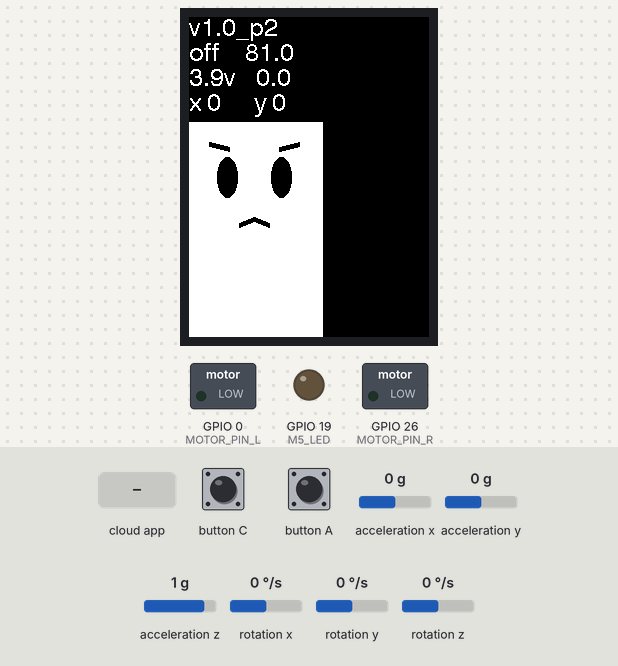
Bench run of a sketch on a simulated ESP32. Parts: 240×320 colour display, switched loads named in the sketch (green lamp = pin HIGH), output pins drawn as LEDs (lit = HIGH). Inputs (shaded band) come from the test bench; at power-on: rotation y 0 °/s, acceleration x 0 g, acceleration y 0 g, acceleration z 1 g, rotation x 0 °/s, rotation z 0 °/s. EEPROM starts erased; the RemoteXY app is connected.

Above: at 5.3 s.
5.4 s: button A pressed for 3.2 s
At 6.9 s:
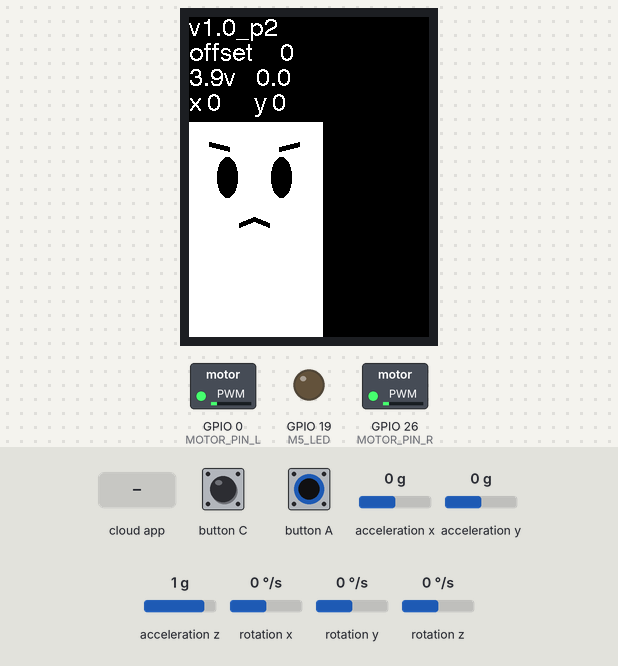
9.2 s: rotation y set to -192 °/s
At 9.94 s:
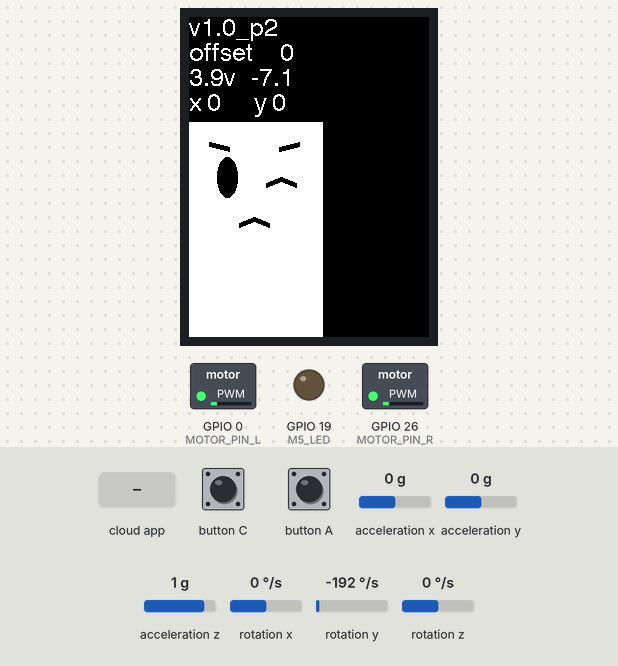
11.7 s: the phone or cloud app sets joystick_01_x to -100
At 11.94 s:
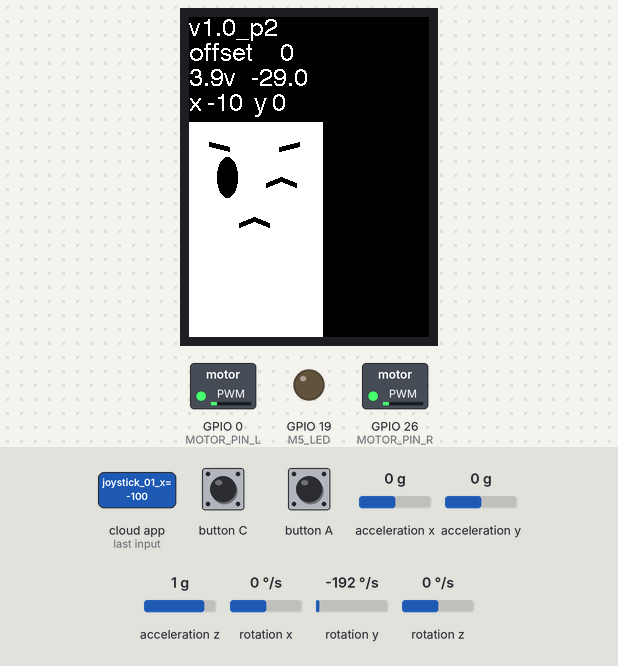
13.8 s: the phone or cloud app sets joystick_01_y to -100
At 14.12 s:
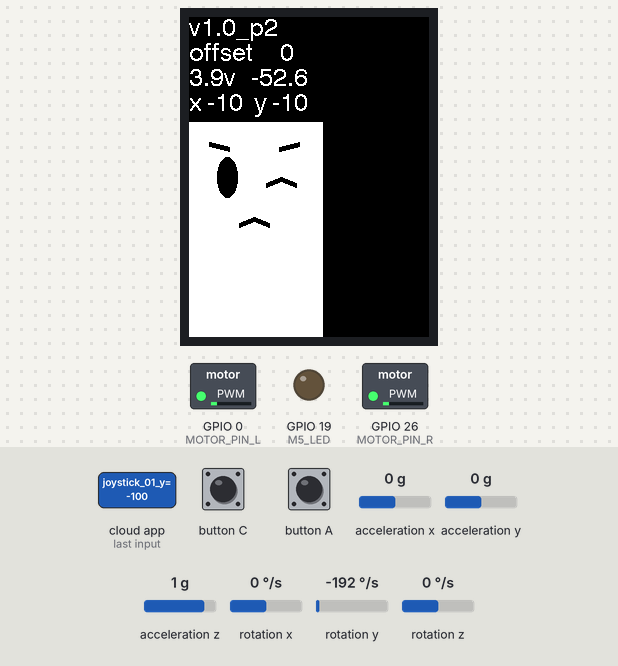
15.3 s: button A pressed for 1 s
At 16.7 s:
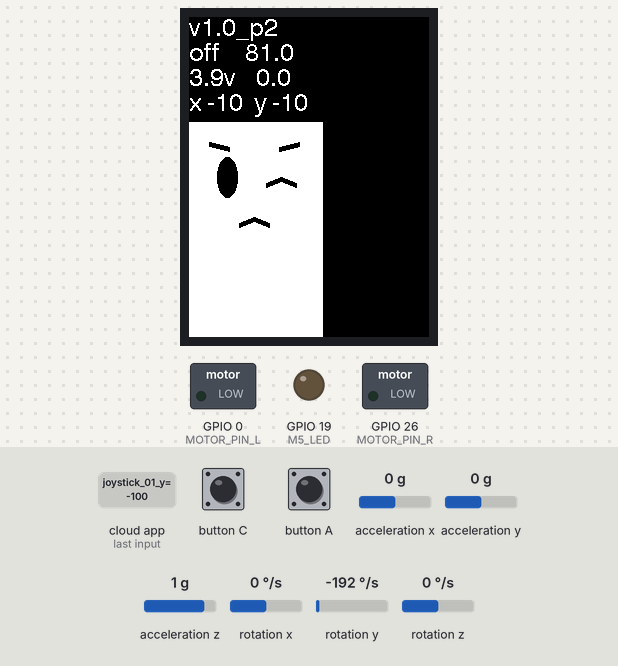
16.9 s: button C pressed for 3.2 s
At 21.7 s:
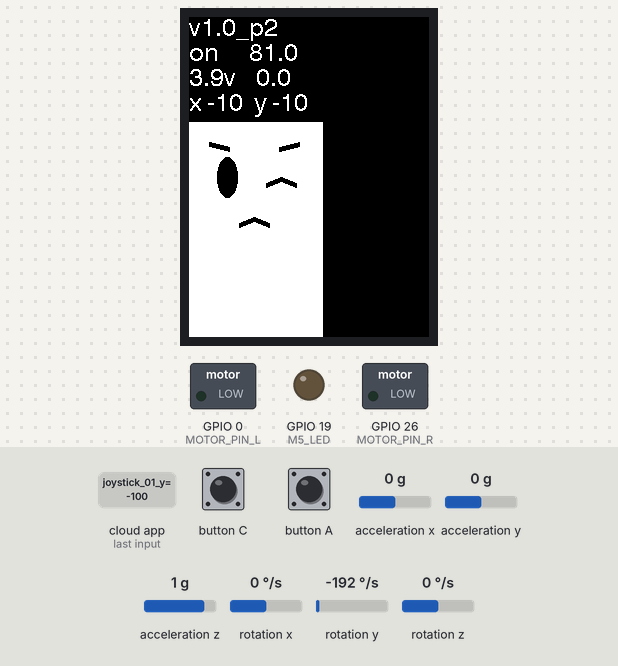
Timing chart, 0 to 23.2 s (numbered marks = the images above; inputs shaded):
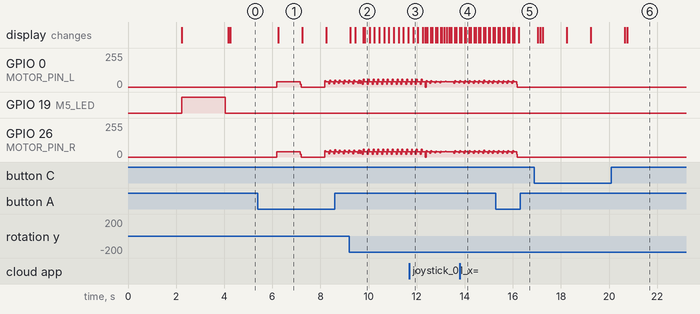

The sketch:

M5stick_plus_robo_v1.0.ino
```cpp
#define Ver "v1.0_p2"
// Interfaceのサポートページに載せたV1.0ベースでＭ5StickC_plus２テスト用


#include "EEPROM.h"
#include <M5Unified.h>
//#include <M5StickCPlus2.h> // M5Unified どちらでも行ける感じ
#include <Kalman.h>

#define REMOTEXY_MODE__ESP32CORE_BLE
#include <BLEDevice.h>
#include <RemoteXY.h>
#define REMOTEXY_BLUETOOTH_NAME "M5Stick2_IP2"

#pragma pack(push, 1)
uint8_t RemoteXY_CONF[] =   // 714 bytes
  { 255,4,0,217,0,195,2,19,0,0,0,0,31,2,126,200,200,80,1,1,
  5,0,67,0,251,127,10,0,253,202,6,64,8,201,68,30,53,25,100,85,
  3,115,70,36,8,94,178,1,16,80,0,73,0,68,0,83,112,100,0,4,
  22,115,9,90,70,76,130,7,160,2,26,12,7,158,25,25,0,2,25,7,
  255,30,26,78,111,46,48,0,49,32,58,32,83,112,101,101,100,95,99,97,
  108,0,50,32,58,32,107,80,0,51,32,58,32,107,73,0,52,32,58,32,
  107,68,0,53,32,58,32,107,115,112,100,0,54,32,58,32,107,100,115,116,
  0,78,111,46,55,0,78,111,46,56,0,78,111,46,57,0,49,48,32,58,
  32,80,105,116,99,104,95,111,102,102,115,101,116,50,0,49,49,32,58,32,
  109,111,116,111,114,95,111,102,102,115,101,116,76,0,49,50,32,58,32,109,
  111,116,111,114,95,111,102,102,115,101,116,82,0,78,111,46,49,51,0,78,
  111,46,49,52,0,78,111,46,49,53,0,78,111,46,49,54,0,78,111,46,
  49,55,0,78,111,46,49,56,0,78,111,46,49,57,0,78,111,46,50,48,
  0,111,112,116,105,111,110,32,50,49,0,111,112,116,105,111,110,32,50,50,
  0,111,112,116,105,111,110,32,50,51,0,111,112,116,105,111,110,32,50,52,
  0,111,112,116,105,111,110,32,50,53,0,111,112,116,105,111,110,32,50,54,
  0,111,112,116,105,111,110,32,50,55,0,111,112,116,105,111,110,32,50,56,
  0,111,112,116,105,111,110,32,50,57,0,111,112,116,105,111,110,32,51,48,
  0,111,112,116,105,111,110,32,51,49,0,111,112,116,105,111,110,32,51,50,
  0,111,112,116,105,111,110,32,51,51,0,111,112,116,105,111,110,32,51,52,
  0,111,112,116,105,111,110,32,51,53,0,111,112,116,105,111,110,32,51,54,
  0,111,112,116,105,111,110,32,51,55,0,111,112,116,105,111,110,32,51,56,
  0,111,112,116,105,111,110,32,51,57,0,111,112,116,105,111,110,32,52,48,
  0,111,112,116,105,111,110,32,52,49,0,111,112,116,105,111,110,32,52,50,
  0,111,112,116,105,111,110,32,52,51,0,111,112,116,105,111,110,32,52,52,
  0,111,112,116,105,111,110,32,52,53,0,111,112,116,105,111,110,32,52,54,
  0,111,112,116,105,111,110,32,52,55,0,111,112,116,105,111,110,32,52,56,
  0,111,112,116,105,111,110,32,52,57,0,111,112,116,105,111,110,32,53,48,
  0,111,112,116,105,111,110,32,53,49,0,111,112,116,105,111,110,32,53,50,
  0,111,112,116,105,111,110,32,53,51,0,111,112,116,105,111,110,32,53,52,
  0,111,112,116,105,111,110,32,53,53,0,111,112,116,105,111,110,32,53,54,
  0,111,112,116,105,111,110,32,53,55,0,111,112,116,105,111,110,32,53,56,
  0,111,112,116,105,111,110,32,53,57,0,111,112,116,105,111,110,32,54,48,
  0,111,112,116,105,111,110,32,54,49,0,111,112,116,105,111,110,32,54,50,
  0,111,112,116,105,111,110,32,54,51,0,111,112,116,105,111,110,32,54,52,
  0,5,201,30,150,150,255,2,86,86,3,2,26,31 };

// this structure defines all the variables and events of your control interface
struct {

    // input variables
  int8_t slider_01; // from -100 to 100
  uint8_t Select_01; // from 0 to 65
  int8_t joystick_01_x; // from -100 to 100
  int8_t joystick_01_y; // from -100 to 100

    // output variables
  char text_1[201]; // string UTF8 end zero
  float onlineGraph_01_var1;
  float onlineGraph_01_var2;
  float onlineGraph_01_var3;
  float onlineGraph_01_var4;

    // other variable
  uint8_t connect_flag;  // =1 if wire connected, else =0

} RemoteXY;
#pragma pack(pop)

// IMU定数の変更（M5Unifiedの最新仕様に合わせる）
#define MPU6886 IMU // 互換性のために定義を維持
#define MPU6886_AFS m5::mpu6886::ACCEL_RANGE_2G // M5Unifiedの加速度レンジ定数
#define MPU6886_GFS m5::mpu6886::GYRO_RANGE_250DPS // M5Unifiedのジャイロレンジ定数

// Motor and hardware definitions
#define MOTOR_PIN_L 0
#define MOTOR_PIN_R 26
#define BTN_A 37
#define BTN_B 39
#define M5_LED 19
#define INIT_FLAG_ADDR 0
#define INIT_MAGIC     0xA5A5

// Control parameters
int motor_offsetL = 0, motor_offsetR = 0;
int16_t motor_init_L = 1500, motor_init_R = 1500;
float kpower = 0.003;
float kp = 6.3;
float ki = 1.4;
float kd = 0.48;
float kspd = 5.0;
float kdst = 0.14;
float gain[10];
float Kyaw = 10.0;
float Kyawtodeg = 0.069;
float Kspin = 0.0;
float Pitch_offset = 81, Pitch_offset2 = 0.0, Pitch_power = 0.0;
int Pitch_offset2_address = 4, motor_offsetL_address = 8, motor_offsetR_address = 12;
int fil_N = 5;

// control variables
Kalman kalman;
long lastMs = 0;
float acc[3], accOffset[3];
float gyro[3], gyroOffset[3];
float Pitch, yaw, Pitch_filter;
int wait_count, sec_count;
unsigned char motor_sw, servo_offset_sw;
int16_t power, powerL = motor_init_L, powerR = motor_init_R;
unsigned long ms10, ms100, ms1000, ms2000;
char strPtr[10];
float Speed, yawAng, yawAngx10;
float Angle, dAngle, k_speed, P_Angle, I_Angle, D_Angle;
int joy_x, joy_y;
int8_t selector_No1, select_val, slider_val;
float tmp_gain;
int L_wink_F, R_wink_F;
float batt;

void setup() {
  M5.begin();
  M5.Lcd.setTextFont(4);
  M5.Lcd.setRotation(3);
  M5.Lcd.fillScreen(BLACK);
  M5.Lcd.setTextSize(1);
  M5.Lcd.setCursor(0, 50);

  if (!EEPROM.begin(100))  M5.Lcd.printf("EEPROM init failed!");
  int flag = EEPROM.readUShort(INIT_FLAG_ADDR);
  if (flag != INIT_MAGIC) {
    M5.Lcd.printf("No_init!");
    delay(2000);
    EEPROM.writeInt(INIT_FLAG_ADDR, INIT_MAGIC);
    EEPROM.writeInt(Pitch_offset2_address, 0);
    EEPROM.writeInt(motor_offsetL_address, 0);
    EEPROM.writeInt(motor_offsetR_address, 0);
    EEPROM.commit();
  }
  Pitch_offset2 = EEPROM.readInt(Pitch_offset2_address) * 0.01;
  motor_offsetL = EEPROM.readInt(motor_offsetL_address);
  motor_offsetR = EEPROM.readInt(motor_offsetR_address);

  RemoteXY_Init();

  pinMode(BTN_A, INPUT_PULLUP);
  pinMode(BTN_B, INPUT_PULLUP);
  pinMode(M5_LED, OUTPUT);
  pinMode(MOTOR_PIN_L, OUTPUT);
  pinMode(MOTOR_PIN_R, OUTPUT);

  // IMU初期化（レンジ設定をM5Unifiedのデフォルトで処理）
  M5.Imu.begin(); // デフォルトで2G, 250DPSを使用（必要に応じて調整）

  M5.Lcd.setCursor(0, 60);
  digitalWrite(M5_LED, HIGH); // Inverted logic for M5StickCPlus2 LED
  M5.Lcd.println("Calibrating");
  delay(500);

  calibration();

  readGyro();
  kalman.setAngle(getPitch());
  lastMs = micros();
  digitalWrite(M5_LED, LOW); // Inverted logic: HIGH to turn off

  M5.Lcd.setRotation(2);
  M5.Lcd.fillScreen(BLACK);
  M5.Lcd.setCursor(0, 0);
  M5.Lcd.printf(Ver);

  gain[1] = 1.0;
  gain[2] = 1.4;
  gain[3] = 1.0;
  gain[4] = 1.4;
  gain[5] = 1.0;
  gain[6] = 1.0;
  ms10 = ms100 = ms1000 = millis();
  Stick_kun();
  servo_stop();
}

void loop() {
  get_Angle();

  if (millis() > ms10) {
    if (servo_offset_sw == 0) {
      if (-30 < Pitch_filter && Pitch_filter < 30) {
        wait_count += 1;
        if (wait_count > 200) {
          PID_ctrl();
        }
      }
      else {
        PID_reset();
      }
    }
    else {
      servo_stop();
    }
    ms10 += 10;
  }

  if (millis() > ms100) {
    RemoteXY_ctrl();
    display_ctrl();
    face_ctrl();
    ms100 += 100;
  }

  if (millis() > ms1000) {
    sec_count++;
    batt = M5.Power.getBatteryVoltage() / 1000.0;
    if (digitalRead(BTN_A) == 0) motor_sw = !motor_sw;
    if (digitalRead(BTN_B) == 0) servo_offset_sw = !servo_offset_sw;
    ms1000 += 1000;
  }
}// loop_end

// ボディピッチ角度の取得
void get_Angle() {
  readGyro();
  applyCalibration();
  float kalman_dt = (micros() - lastMs) / 1000000.0;
  lastMs = micros();
  Pitch = kalman.getAngle(getPitch(), gyro[0], kalman_dt) + Pitch_offset + Pitch_offset2 + Pitch_power;
  Pitch_filter = (Pitch + Pitch_filter * (fil_N - 1)) / fil_N; // LPF
  Angle = Pitch_filter;
}

// サーボ駆動停止パルス出力
void servo_stop() {
  powerL = motor_init_L + motor_offsetL;
  powerR = motor_init_R + motor_offsetR;
  pulse_drive(powerL, powerR);
}

// PID変数リセット
void PID_reset() {
  Pitch_power = wait_count = power = Speed = yawAng = yawAngx10 = I_Angle = 0;
}

// 倒立振子ロボ PID制御
void PID_ctrl() {
  Speed += kpower * gain[1] * power;
  P_Angle = kp * gain[2] * Angle;
  I_Angle += ki * gain[3] * Angle + kdst * gain[6] * Speed;
  D_Angle = kd * gain[4] * dAngle;
  k_speed = kspd * gain[5] * Speed;

  power = P_Angle + I_Angle + D_Angle + k_speed;

  if (I_Angle > 300) { power = Speed = I_Angle = Pitch_power = 0; }
  if (I_Angle < -300) { power = Speed = I_Angle = Pitch_power = 0; }

  if (motor_sw == 1) {
    if (Kspin != 0) { yawAng = 1; yawAngx10 = 0; }

    powerL = -power + motor_offsetL + motor_init_L - int16_t(Kyaw * yawAng) + Kspin;
    powerR =  power + motor_offsetR + motor_init_R - int16_t(Kyaw * yawAng) + Kspin;

    pulse_drive(powerL, powerR);
  }
  else {
    digitalWrite(MOTOR_PIN_L, LOW);
    digitalWrite(MOTOR_PIN_R, LOW);
  }
}


// スマホRemoteXY操作
void RemoteXY_ctrl() {
  RemoteXY_Handler();
  joy_x = RemoteXY.joystick_01_x;
  joy_y = RemoteXY.joystick_01_y;

  Kspin = 0;
  if (joy_x > 20) Kspin = (joy_x - 20) * 0.5;
  if (joy_x < -20) Kspin = (joy_x + 20) * 0.5;

  if (joy_y > 20) Pitch_power = Pitch_power + (joy_y - 20) * 0.002;
  if (joy_y < -20) Pitch_power = Pitch_power + (joy_y + 20) * 0.002;

  slider_val = RemoteXY.slider_01;
  select_val = RemoteXY.Select_01;

  if (select_val < 10) {
    if (slider_val < -5) tmp_gain = ((float)slider_val + 100) / 95.0;
    if (slider_val > -5) tmp_gain = 1.0;
    if (slider_val > 5) tmp_gain = (slider_val) * 0.09 + 1.0;
    gain[select_val] = tmp_gain;
  }
  else {
    if (select_val == 10) {
      Pitch_offset2 = (float)(slider_val * 0.05);
    }
    if (select_val == 11) {
      motor_offsetL = (int)slider_val;
    }
    if (select_val == 12) {
      motor_offsetR = (int)slider_val;
    }

  }

  snprintf(RemoteXY.text_1, 200, Ver
    " %3d  Scal:%3.1f     P:%3.1f    I:%3.1f    D:%3.1f     Spd;%3.1f     dst:%3.1f     Pof:%3.1f    L:%3d   R:%3d",
    sec_count, gain[1], gain[2], gain[3], gain[4], gain[5], gain[6], Pitch_offset2, motor_offsetL, motor_offsetR);

  RemoteXY.onlineGraph_01_var1 = constrain(P_Angle, -300, 300);
  RemoteXY.onlineGraph_01_var2 = constrain(I_Angle, -300, 300);
  RemoteXY.onlineGraph_01_var3 = constrain(D_Angle, -300, 300);
  RemoteXY.onlineGraph_01_var4 = constrain(k_speed, -300, 300);
}

// ディスプレイ表示の制御
void display_ctrl() {
  M5.Lcd.setCursor(0, 25);
  if (servo_offset_sw == 0) {
    if (motor_sw == 1) M5.Lcd.printf("on    ");
    else M5.Lcd.printf("off   ");
    M5.Lcd.printf(" %5.1f   ", Angle);
  }
  else {
    M5.Lcd.printf("offset     ");
    EEPROM.writeInt(Pitch_offset2_address, (int)(Pitch_offset2 * 100));
    EEPROM.writeInt(motor_offsetL_address, motor_offsetL);
    EEPROM.writeInt(motor_offsetR_address, motor_offsetR);
    EEPROM.commit();
  }

  M5.Lcd.setCursor(0, 50);
  M5.Lcd.printf("%3.1fv ", batt);
  M5.Lcd.printf("  %4.1f    ", yawAng);

  M5.Lcd.setCursor(0, 75);
  M5.Lcd.printf("x %1d   ", (int8_t)(joy_x * 0.1));
  M5.Lcd.setCursor(65, 75);
  M5.Lcd.printf("y %1d   ", (int8_t)(joy_y * 0.1));
}

// 顔の表情制御
void face_ctrl() {
  if ((abs(Kspin) > 5) || (abs((int16_t)yawAng) > 5)) {
    if (Kspin > 0 || yawAng > 5) { draw_L_wink(); L_wink_F = 1; }
    else { draw_R_wink(); R_wink_F = 1; }
  }
  else {
    if (R_wink_F == 1) { draw_R_wink_reset(); R_wink_F = 0; }
    if (L_wink_F == 1) { draw_L_wink_reset(); L_wink_F = 0; }
  }

  if ((Angle > -3) && (Angle < 3)) draw_smile();
  else draw_henoji();

}


// servo pulse drive
void pulse_drive(int16_t powerL, int16_t powerR) {
  powerL = constrain(powerL, 500, 2500);
  powerR = constrain(powerR, 500, 2500);
  bool doneR = false;
  bool doneL = false;
  uint32_t usec = micros();
  digitalWrite(MOTOR_PIN_L, HIGH);
  digitalWrite(MOTOR_PIN_R, HIGH);

  while (!doneR || !doneL) {
    uint32_t width = micros() - usec;
    if (width >= powerL) { digitalWrite(MOTOR_PIN_L, LOW); doneL = true; }
    if (width >= powerR) { digitalWrite(MOTOR_PIN_R, LOW); doneR = true; }
  }
}

// Calibrate IMU sensors
void calibration() {
  float gyroSum[3] = {0};
  float accSum[3] = {0};
  for (int i = 0; i < 500; i++) {
    readGyro();
    gyroSum[0] += gyro[0];
    gyroSum[1] += gyro[1];
    gyroSum[2] += gyro[2];
    accSum[0] += acc[0];
    accSum[1] += acc[1];
    accSum[2] += acc[2];
    delay(2);
  }
  gyroOffset[0] = gyroSum[0] / 500;
  gyroOffset[1] = gyroSum[1] / 500;
  gyroOffset[2] = gyroSum[2] / 500;
  accOffset[0] = accSum[0] / 500;
  accOffset[1] = accSum[1] / 500;
  accOffset[2] = accSum[2] / 500 - 1.0;
}

// Read gyro and accelerometer data
void readGyro() {
  float gx, gy, gz, ax, ay, az;
  M5.Imu.getGyro(&gx, &gy, &gz);
  M5.Imu.getAccel(&ax, &ay, &az);
  gyro[0] = gx;
  gyro[1] = gy;
  gyro[2] = gz;
  acc[0] = ax;
  acc[1] = ay;
  acc[2] = az;
  dAngle = (gyro[0] - gyroOffset[0]);
  yawAngx10 += (gyro[1] - gyroOffset[1]) * 0.001; //M5_plusでは0.01
  yawAng = yawAngx10 * Kyawtodeg;
}

// Apply calibration to sensor data
void applyCalibration() {
  gyro[0] -= gyroOffset[0];
  gyro[1] -= gyroOffset[1];
  gyro[2] -= gyroOffset[2];
  acc[0] -= accOffset[0];
  acc[1] -= accOffset[1];
  acc[2] -= accOffset[2];
}

// Calculate Pitch angle
float getPitch() {
  return atan2(acc[1], acc[2]) * RAD_TO_DEG;
}

// スティックくん描画
void Stick_kun() {
#define face_center 65
  M5.Lcd.fillRect(0, 105, 134, 239, WHITE);
  M5.Lcd.fillEllipse(face_center - 27, 160, 10, 20, BLACK);
  M5.Lcd.fillEllipse(face_center + 27, 160, 10, 20, BLACK);
  for (int i = 0; i < 5; i++) {
    M5.Lcd.drawLine(face_center - 15, 200 + i, face_center - 10, 204 + i, BLACK);
    M5.Lcd.drawLine(face_center - 10, 204 + i, face_center, 206 + i, BLACK);
    M5.Lcd.drawLine(face_center, 206 + i, face_center + 10, 204 + i, BLACK);
    M5.Lcd.drawLine(face_center + 10, 204 + i, face_center + 15, 200 + i, BLACK);
  }
  for (int i = 0; i < 5; i++) {
    M5.Lcd.drawLine(face_center - 25, 130 + i, face_center - 45, 125 + i, BLACK);
    M5.Lcd.drawLine(face_center + 25, 130 + i, face_center + 45, 125 + i, BLACK);
  }
}

void draw_L_wink() {
  M5.Lcd.fillEllipse(face_center - 27, 160, 10, 20, WHITE);
  draw_wink_sub(face_center - 27, 160, BLACK);
}

void draw_L_wink_reset() {
  draw_wink_sub(face_center - 27, 160, WHITE);
  M5.Lcd.fillEllipse(face_center - 27, 160, 10, 20, BLACK);
}

void draw_R_wink() {
  M5.Lcd.fillEllipse(face_center + 27, 160, 10, 20, WHITE);
  draw_wink_sub(face_center + 27, 160, BLACK);
}

void draw_R_wink_reset() {
  draw_wink_sub(face_center + 27, 160, WHITE);
  M5.Lcd.fillEllipse(face_center + 27, 160, 10, 20, BLACK);
}

void draw_wink_sub(unsigned char x, unsigned char y, unsigned short color) {
  for (int i = 0; i < 5; i++) {
    M5.Lcd.drawLine(x - 15, y + 6 + i, x - 10, y + 4 + i, color);
    M5.Lcd.drawLine(x - 10, y + 4 + i, x, y + i, color);
    M5.Lcd.drawLine(x, y + i, x + 10, y + 4 + i, color);
    M5.Lcd.drawLine(x + 10, y + 4 + i, x + 15, y + 6 + i, color);
  }
}

void draw_henoji(){
//　白スマイルで消す
  for(int i = 0; i < 5; i++){
    M5.Lcd.drawLine(face_center-15, 200+i,   face_center-10,  204+i, WHITE);
    M5.Lcd.drawLine(face_center-10, 204+i,   face_center,     206+i, WHITE);
    M5.Lcd.drawLine(face_center,    206+i,   face_center+10,  204+i, WHITE);
    M5.Lcd.drawLine(face_center+10, 204+i,   face_center+15,  200+i, WHITE);
  }

//　黒への字
  for(int i = 0; i < 5; i++){
    M5.Lcd.drawLine(face_center-15,  206+i, face_center-10,   204+i, BLACK);
    M5.Lcd.drawLine(face_center-10,  204+i, face_center,      200+i, BLACK);
    M5.Lcd.drawLine(face_center,     200+i, face_center+10,   204+i, BLACK);
    M5.Lcd.drawLine(face_center+10,  204+i, face_center+15,   206+i, BLACK);
  }
}
void draw_smile(){
//　白への字で消す
  for(int i = 0; i < 5; i++){
    M5.Lcd.drawLine(face_center-15,  206+i, face_center-10,   204+i, WHITE);
    M5.Lcd.drawLine(face_center-10,  204+i, face_center,      200+i, WHITE);
    M5.Lcd.drawLine(face_center,     200+i, face_center+10,   204+i, WHITE);
    M5.Lcd.drawLine(face_center+10,  204+i, face_center+15,   206+i, WHITE);
  }

//　黒でスマイル
  for(int i = 0; i < 5; i++){
    M5.Lcd.drawLine(face_center-15, 200+i,   face_center-10,  204+i, BLACK);
    M5.Lcd.drawLine(face_center-10, 204+i,   face_center,     206+i, BLACK);
    M5.Lcd.drawLine(face_center,    206+i,   face_center+10,  204+i, BLACK);
    M5.Lcd.drawLine(face_center+10, 204+i,   face_center+15,  200+i, BLACK);
  }
}
```

Measured:
- after the input at 9.2 s, the display: first changes after 0.05 s (image 2 shows a later state)
- after the input at 16.9 s, the display: first differs from a run without the input after 0.35 s (image 6)
- what the display in image 1 shows lasts 1.0 s, from 6.2 s to 7.2 s
